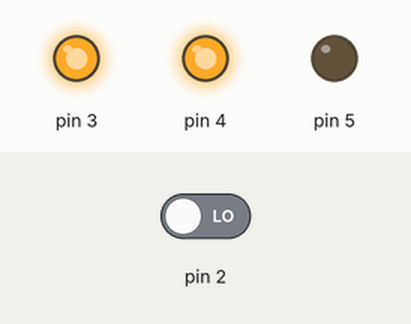
Bench run of a sketch on a simulated Arduino Uno, built with avr-gcc and run on an emulated ATmega328P. Parts: output pins drawn as LEDs (lit = HIGH). The test bench sets the inputs (shaded band); at power-on: pin 2 LOW.

Above: at 1.2 s.
1.3 s: pin 2 driven HIGH
At 2.5 s:
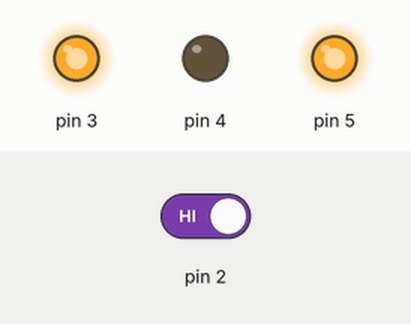
2.8 s: pin 2 driven LOW
At 3.9 s:
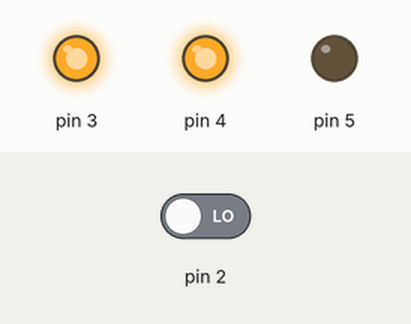
Timing chart, 0 to 5.8 s (numbered marks = the images above; inputs shaded):
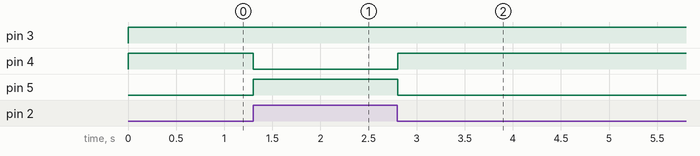

Measured:
- after the input at 1.3 s, pin 4: HIGH → LOW at once; pin 5: LOW → HIGH at once
- after the input at 2.8 s, pin 4: LOW → HIGH at once; pin 5: HIGH → LOW at once

The sketch:

9.PBrgb2.ino
```cpp
//Goal: PB not pressed: Red and Green LEDs on. PB pressed: Red and Blue LEDs on.

//Main theme: digital input/output
void setup() {

  //configure pin 2 as an input and pin 3,4,5 as a OUTPUT
  pinMode(2, INPUT);
  pinMode(3, OUTPUT);
  pinMode(4, OUTPUT);
  pinMode(5, OUTPUT);

}


void loop() {

  //read the pushbutton value into a variable
  int sensorVal = digitalRead(2);

    digitalWrite(3,HIGH);
    digitalWrite(4,!sensorVal);
    digitalWrite(5,sensorVal);
    delay(10);

} 
```
